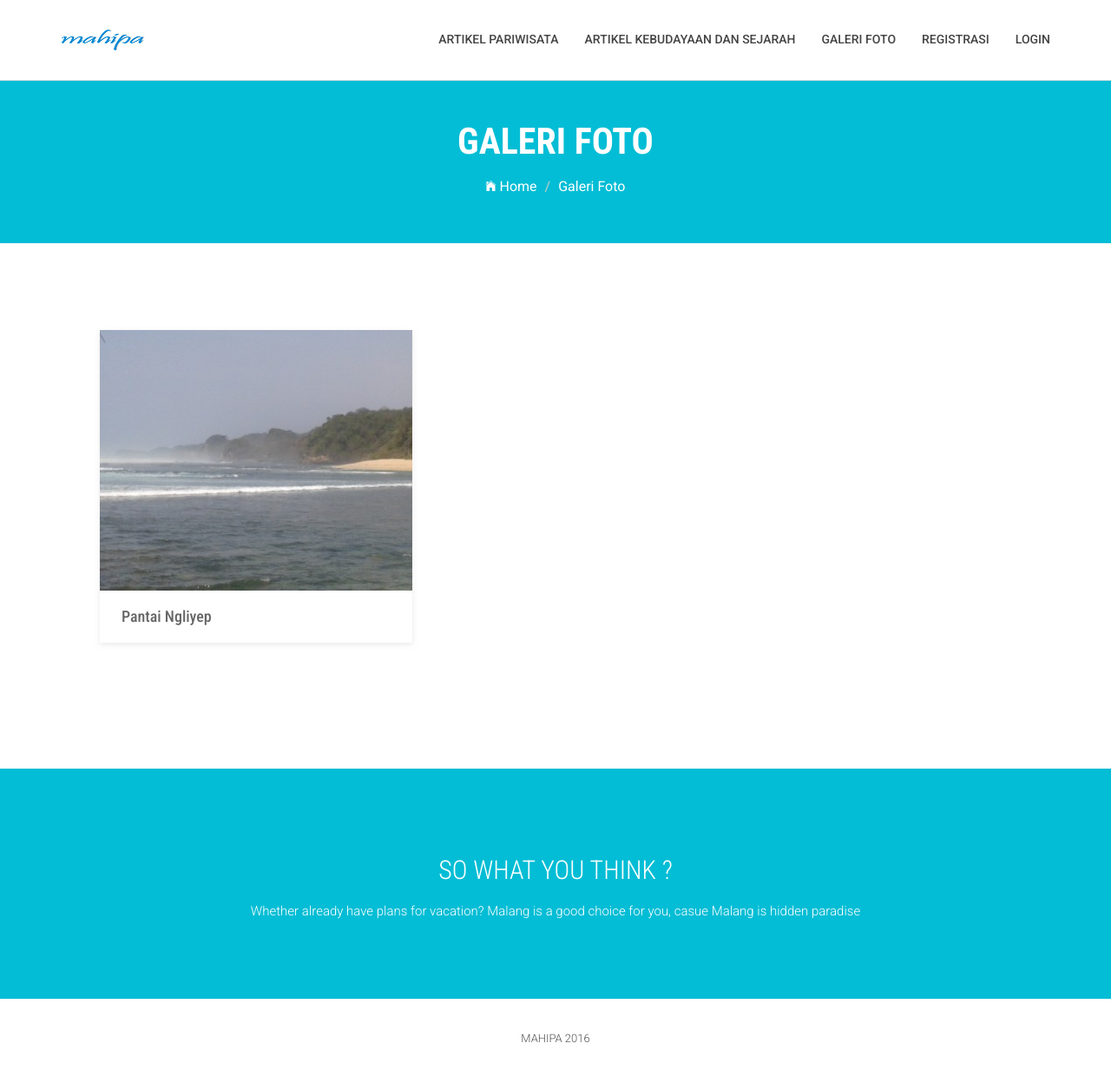
The page /index.php/galerifoto/lihatFoto on the database its author committed.
### tables this page shows
CREATE TABLE `foto` (
  `idFoto` int(11) NOT NULL,
  `namaFile` varchar(100) NOT NULL,
  `caption` varchar(100) NOT NULL
);

### application/controllers/GaleriFoto.php (called while the page is built, shortened)
<?php
class GaleriFoto extends CI_Controller {
	public function __construct()
	{
		$this->load->model('foto_model');
		$this->load->helper(array('url'));
	}
	public function lihatFoto()
	{
        $data['image'] = $this->foto_model->getDataFoto();
        if($this->session->userdata('username') == 'admin' && $this->session->userdata('is_login') == true) {
            $this->load->view('admin/viewGaleriFoto', $data);
        } elseif ($this->session->userdata('username') != 'admin' && $this->session->userdata('is_login') == true){
            $this->load->view('member/viewGaleriFoto', $data);
        } else {
            $this->load->view('viewGaleriFoto', $data);
        }
	}
}

### index.php (called while the page is built, shortened)
<?php
require_once BASEPATH.'core/CodeIgniter.php';

### application/models/Foto_model.php (called while the page is built, shortened)
<?php
class Foto_model extends CI_Model {
	public function getDataFoto()
	{
   		$this->db->from('foto');
		$image = $this->db->get();
        return $image->result();
	}
}

### application/views/viewGaleriFoto.php (the view, shortened to what this page needs)
<!DOCTYPE html>
<html class="no-js">
    <head>
        <link rel="stylesheet" href="<?php echo base_url();?>/asset/css/bootstrap.min.css">
        <link rel="stylesheet" href="<?php echo base_url();?>/asset/css/ionicons.min.css">
        <link rel="stylesheet" href="<?php echo base_url();?>/asset/css/animate.css">
        <link rel="stylesheet" href="<?php echo base_url();?>/assetcss/slider.css">
        <link rel="stylesheet" href="<?php echo base_url();?>/asset/css/owl.carousel.css">
        <link rel="stylesheet" href="<?php echo base_url();?>/asset/css/owl.theme.css">
        <link rel="stylesheet" href="<?php echo base_url();?>/asset/css/jquery.fancybox.css">
        <link rel="stylesheet" href="<?php echo base_url();?>/asset/css/main.css">
        <link rel="stylesheet" href="<?php echo base_url();?>/asset/css/responsive.css">
    </head>
    <body>
        <header id="top-bar" class="navbar-fixed-top animated-header">
            <div class="container">
                <div class="navbar-header">
                    <div class="navbar-brand">
                       <a href="<?php echo base_url();?>">
                            <img src="<?php echo base_url(); ?>asset/image/logo.png" alt="">
                        </a>
                    </div>
                </div>
                <nav class="collapse navbar-collapse navbar-right" role="navigation">
                    <div class="main-menu">
                        <ul class="nav navbar-nav navbar-right">
                            <li><a href="<?php echo base_url();?>artikelpar/index">Artikel Pariwisata</a></li>
                            <li><a href="<?php echo base_url();?>artikelkebsej/index">Artikel Kebudayaan dan Sejarah</a></li>
                            <li><a href="<?php echo base_url();?>galerifoto/lihatfoto">Galeri Foto</a></li>
                            <li><a href="<?php echo base_url();?>authentifikasi/registrasi">Registrasi</a></li>
                            <li><a href="<?php echo base_url();?>authentifikasi/login">Login </a></li>
                        </ul>
                    </div>
                </nav>
            </div>
        </header>
        <section class="global-page-header">
            <div class="container">
                <div class="row">
                    <div class="col-md-12">
                        <div class="block">
                            <h2>Galeri Foto</h2>
                            <ol class="breadcrumb">
                                <li>
                                    <a href="<?php echo base_url();?>">
                                        <i class="ion-ios-home"></i>
                                        Home
                                    </a>
                                </li>
                                <li class="active">Galeri Foto</li>
                            </ol>
                        </div>
                    </div>
                </div>
            </div>
            </section>
           <section id="gallery" class="gallery">
                <div class="container">
                    <div class="row">
                        <div class="col-sm-4 col-xs-12">
                            <figure class="wow fadeInLeft animated" data-wow-duration="500ms" data-wow-delay="900ms">
                            <?php foreach($image as $row) { ?>
                                <div class="img-wrapper">
                                    <img src="<?php echo base_url();?>asset/hasil_resize/<?php echo $row->namaFile ?>" alt="" >
                                </div>
                                <figcaption>
                                <h4><?php echo $row->caption ?></h4>
                                </figcaption>
                            <?php } ?>
                            </figure>
                        </div>
                    </div>
                </div>
            </section>
            <section id="call-to-action">
                <div class="container">
                    <div class="row">
                        <div class="col-md-12">
                            <div class="block">
                                <h2 class="title wow fadeInDown" data-wow-delay=".3s" data-wow-duration="500ms">SO WHAT YOU THINK ?</h1>
                                <p class="wow fadeInDown" data-wow-delay=".5s" data-wow-duration="500ms">Whether already have plans for vacation? Malang is a good choice for you, casue Malang is hidden paradise</p>
                            </div>
                        </div>
                    </div>
                </div>
            </section>
            <footer id="footer">
                <div class="container">
                    <div class="col-md-12 text-center">
                        <p class="copyright" ><span>MAHIPA 2016</span></a></p>
                    </div>
                </div>
                </footer>
            </body>
        </html>
    </html>

### asset/css/main.css (style rules this page uses)
body { font-family: 'Roboto', sans-serif; }
h1, h2, h3, h4, h5, h6 { font-family: 'Roboto Condensed', sans-serif; }
p { font-family: 'Roboto', sans-serif; line-height: 22px; font-size: 16px; font-weight: 300; }
ul { padding-left: 0; }
ul li { list-style: none; }
h2 { font-size: 26px; }
.title { font-size: 30px; line-height: 1.1; font-weight: 300; color: #333; text-transform: uppercase; margin-bottom: 20px; }
.navbar-header .navbar-brand { padding: 5px 0; }
.navbar-header .navbar-brand a { height: auto; display: inline-block; margin-top: 8px; }
#top-bar { background: #fff; color: #fff; -webkit-transition: all 0.2s ease-out 0s; transition: all 0.2s ease-out 0s; padding: 15px 0; -webkit-box-shadow: 0 0 3px 0 rgba(0, 0, 0, 0.1); box-shadow: 0 0 3px 0 rgba(0, 0, 0, 0.1); border-bottom: 1px solid #dedede; }
#top-bar.animated-header { padding: 20px 0; background: #ffffff; box-shadow: none; }
#top-bar .main-menu li > a { color: #444; }
#top-bar .main-menu li { position: relative; }
#top-bar .main-menu li a { font-size: 14px; font-weight: 500; border-bottom: 2px solid transparent; -webkit-transition: .3s all; -o-transition: .3s all; transition: .3s all; text-transform: uppercase; }
#call-to-action { background: #02bdd5; background-size: cover; background-attachment: fixed; padding: 80px 0; text-align: center; position: relative; color: #fff; }
#call-to-action .block { position: relative; z-index: 99; color: #fff; }
#call-to-action .block h2 { margin-bottom: 15px; color: #fff; }
#call-to-action .block p { font-size: 15px; font-weight: 300; font-family: 'Roboto', sans-serif; margin-top: 20px; }
figure { background: #fff; margin-bottom: 45px; box-shadow: 0 2px 5px 0 rgba(0, 0, 0, 0.04), 0 2px 10px 0 rgba(0, 0, 0, 0.06); }
figure .img-wrapper { position: relative; overflow: hidden; }
figure img { -webkit-transform: scale3d(1, 1, 1); transform: scale3d(1, 1, 1); -webkit-transition: -webkit-transform 400ms; transition: transform 400ms; }
figure figcaption { padding: 20px 25px; margin-top: 0; color: #666; }
figure figcaption h4 { margin: 0; }
#footer { background: #fff; padding: 25px 0; color: #555; }
#footer .copyright { font-size: 13px; margin-bottom: 0; margin-top: 10px; }
.global-page-header { background-attachment: fixed; background-size: cover; padding: 120px 0 25px 0; position: relative; background: #02bdd5; color: #fff; }
.global-page-header h2 { font-size: 42px; font-weight: bold; color: #fff; text-transform: uppercase; }
.global-page-header .breadcrumb { background: none; font-size: 16px; padding: 8px 0; }
.global-page-header .breadcrumb .active { color: #fff; }
.global-page-header .breadcrumb li a { color: #fff; }
.global-page-header .block { position: relative; z-index: 99; text-align: center; }
.gallery { padding: 100px; }
.container { padding-right: 15px; padding-left: 15px; margin-right: auto; margin-left: auto; }

### rows shown on the page
foto: namaFile (picture), caption "Pantai Ngliyep"
